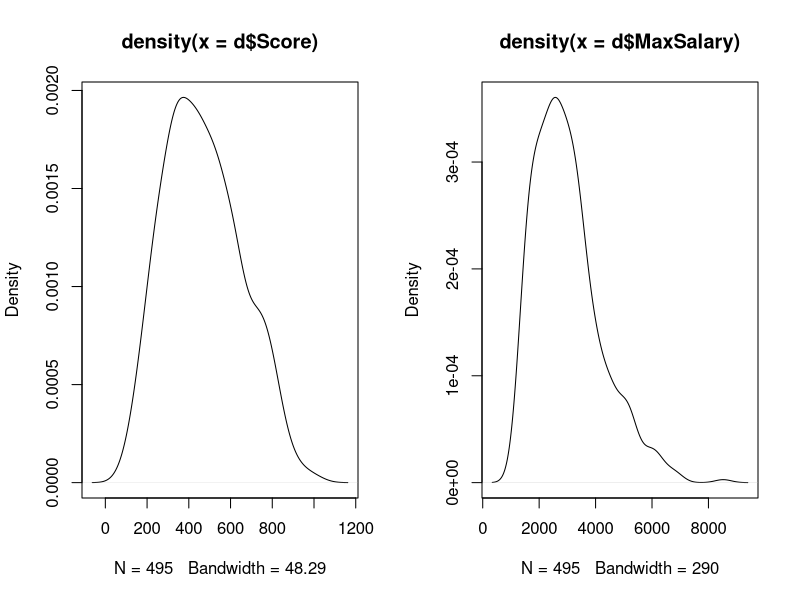
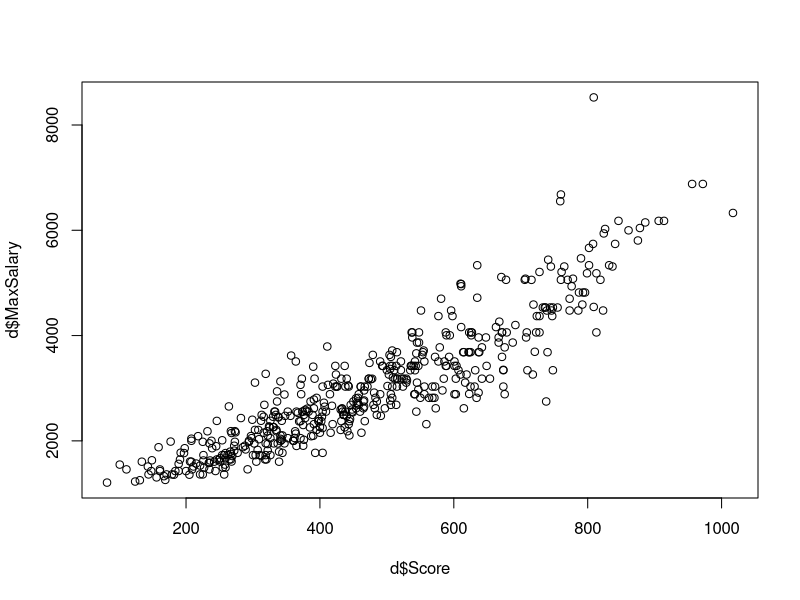
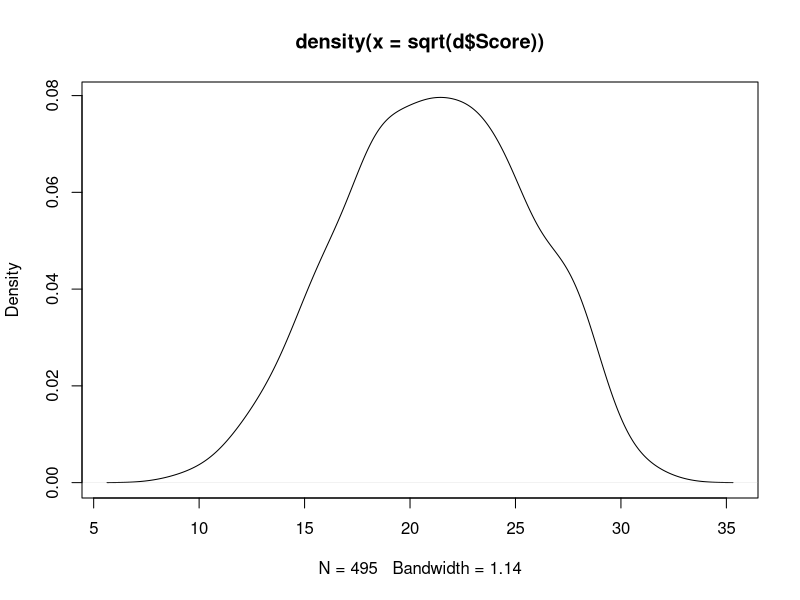
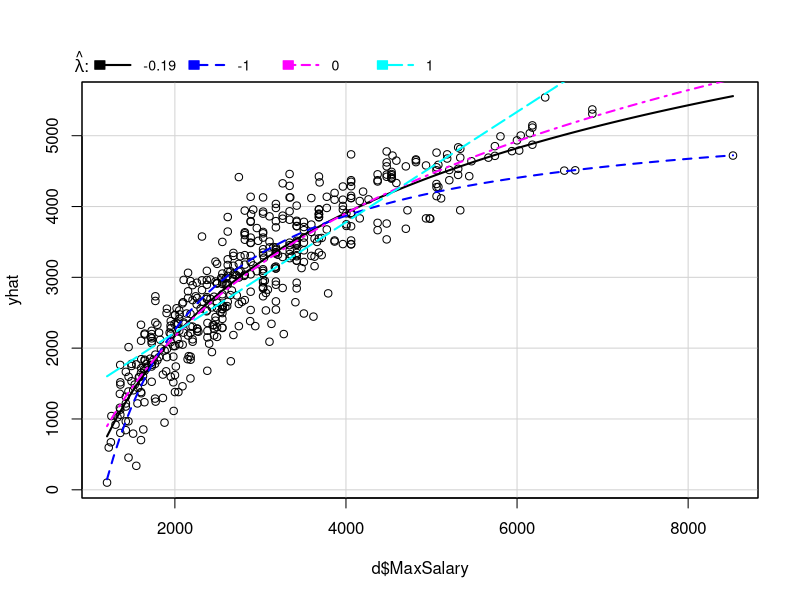
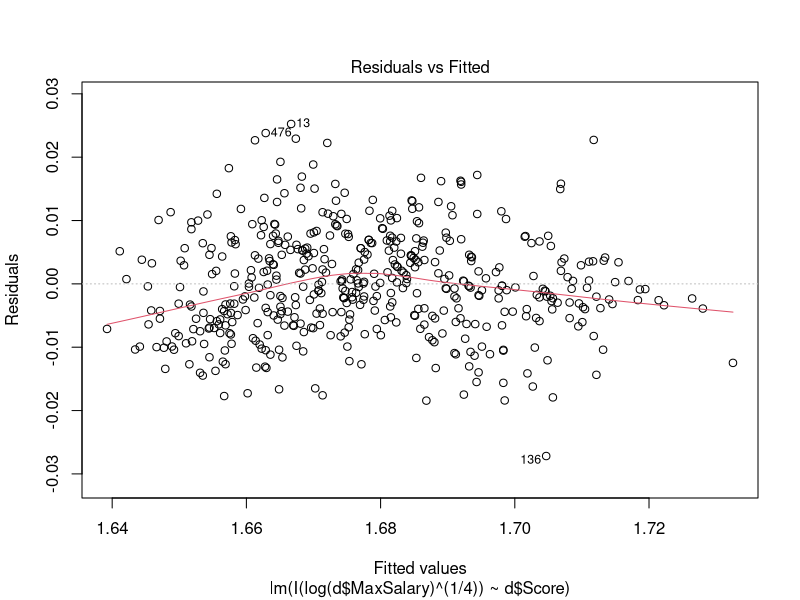
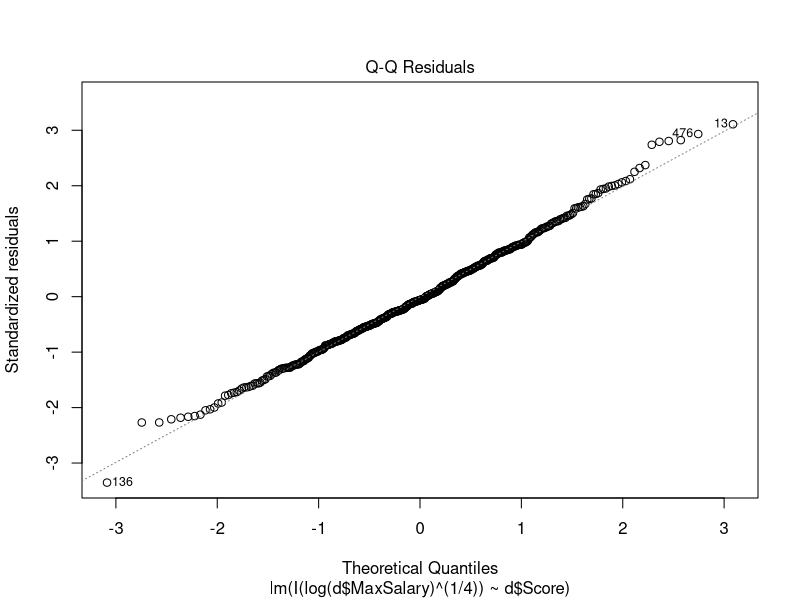
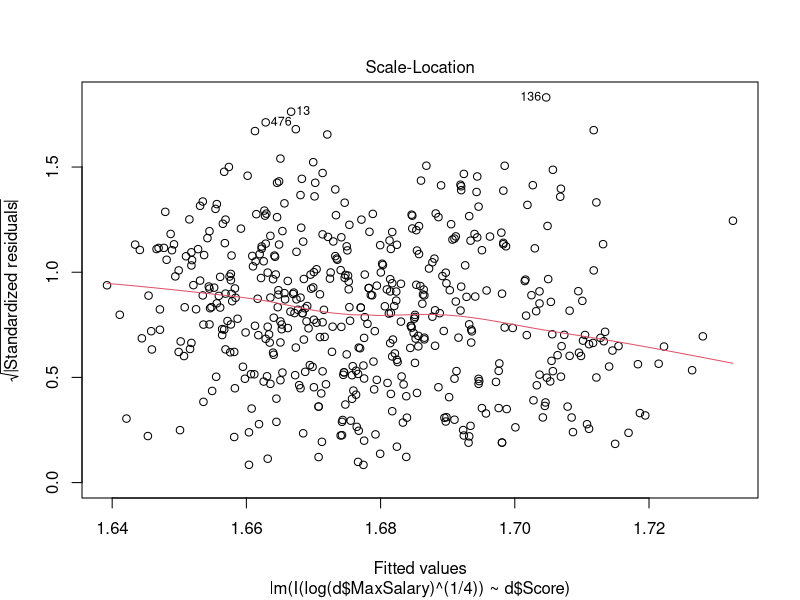
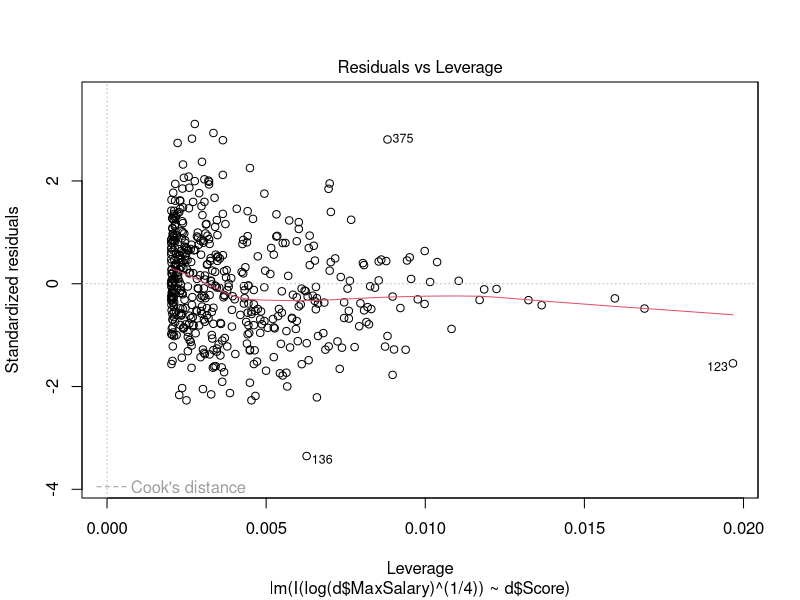

Source code (R) for these figures, in order:
d <-  read.table("Data/salarygov.txt")


# a. I conclude non-linearity
par(mfrow=c(1,2))
plot(density(d$Score))
plot(density(d$MaxSalary))

par(mfrow=c(1,1))
plot(d$Score,d$MaxSalary)

#b.
#sqrt seems to be appropriate for x
plot(density(sqrt(d$Score)))

#c.
out1 <- 
  lm(d$MaxSalary~I(sqrt(d$Score)))
car::inverseResponsePlot(out1)
#r seems to think -1/5

#inverse response
out1 <- 
  lm(d$MaxSalary^(-1/5)~I(sqrt(d$Score)))

out2 <- 
  lm(log(d$MaxSalary)~I(sqrt(d$Score)))

out3 <- 
  lm(I(log(d$MaxSalary)^(1/4))~d$Score)

out4 <- 
  lm(log(d$MaxSalary)~d$Score)

out4 <- 
  lm(d$MaxSalary~d$Score)

plot(out3)





